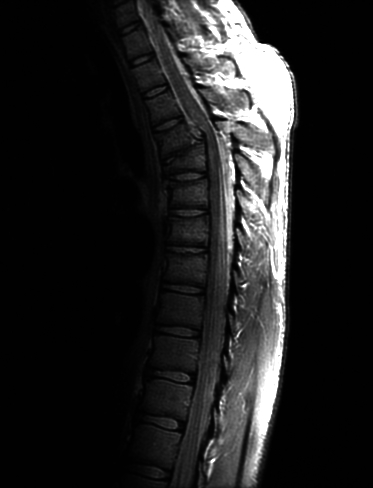
%> input picture Homework2/Homework2_documents/Gonzalez_Fractured spine.jpg, 373 x 488 px
$ octave --eval "result = myhisteq(imread('Homework2_documents/Gonzalez_Fractured spine.jpg'));"   (GNU Octave 9; MATLAB toolbox functions it lacks are replaced by stand-ins)
%> lines starting %> are read from the running program, lines starting %| are printed output that depends on the picture
function [out_image] = myhisteq(in_image)
%Summary of this function goes here
%This function is a histogram equalization function.

%It's input can be a RGB image or a gray scale image.
%If the image is a gray image, it converts the original image to its
%grayscale equivalent.

%   Detailed explanation goes here
%check if the image is gray or not

if(size(in_image,3)>1)
    in_image=rgb2gray(in_image);
    %show the grayscale version of the image
    figure(23);
    imshow(in_image);
    title('Original Image (Grayscale)');
end

% take the size of image and create the output image
row= size(in_image,1);
%> row = 488
column= size(in_image,2);
%> column = 373
out_image = uint8(zeros(row,column));


%QL = 256 is the number of quantization levels, which is 256 for gray scale
%images.
QL=256;

%These are intermediary parameters used to calculate the histogram
%equalized image.
f = zeros(QL,1);
pdf = zeros(QL,1);
cdf = zeros(QL,1);
cum = zeros(QL,1);
out = zeros(QL,1);

for i=0:255
    f(i+1)=sum(sum(in_image==i));
end
%> after the loop, f = 256 values, max 102029 at index 2, min 1 at index 218, mean 711

%calculate the probability distribution function
pdf=f/(row*column);
%> pdf = 256 values, max 0.561 at index 2, min 5.49e-06 at index 218, mean 0.00391

% calculate cumulative distribution function
dummy=0;
for i=1:size(pdf)
    dummy = dummy + f(i);
    cum(i) = dummy;
    cdf(i) = cum(i) / (row*column);
    out(i) = round(cdf(i)*(QL-1));
end
%> this loop made 256 passes
%> dummy on passes 1 to 3: 2230, 104259, 107693
%> after the loop, cdf = 256 values from 0.0123 to 1; cum = 256 values from 2230 to 182024; dummy = 182024; out = 256 values from 3 to 255

%calculate output image
for i = 1:row
    for j=1:column
        out_image(i,j) = out(in_image(i,j)+1);
    end
end
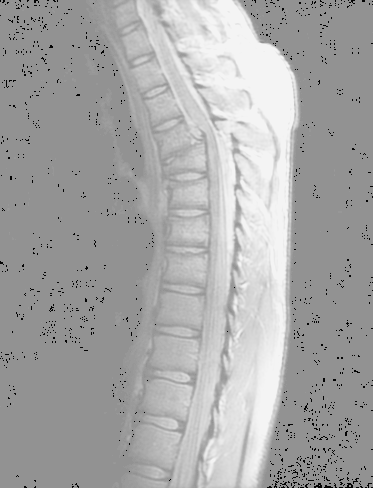
%> out_image: size 488x373 uint8; min 3, max 244, mean 167.5


end

$ run again, on Homework2/Homework2_documents/kugu.jpg
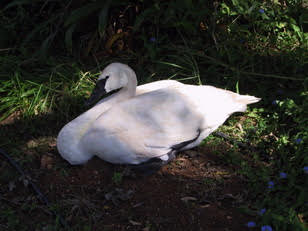
%> input picture Homework2/Homework2_documents/kugu.jpg, 308 x 231 px
%> in myhisteq, `in_image=rgb2gray(in_image);`:
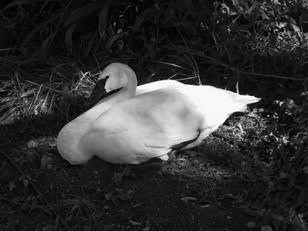
%> in_image: size 231x308 uint8; min 0, max 255, mean 52.1
%> after the loop in myhisteq, `for i=0:255`: f = 256 values, max 2420 at index 22, min 2 at index 256, mean 277.9
%> pdf = 256 values, max 0.034 at index 22, min 2.81e-05 at index 256, mean 0.00391
%> the loop in myhisteq, `for i=1:size(pdf)` made 256 passes
%> dummy on passes 1 to 3: 74, 235, 391
%> after the loop in myhisteq, `for i=1:size(pdf)`: cdf = 256 values from 0.00104 to 1; cum = 256 values from 74 to 71148; dummy = 71148; out = 256 values from 0 to 255
%> after the loop in myhisteq, `for i = 1:row`:
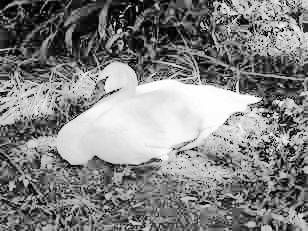
%> out_image: size 231x308 uint8; min 0, max 255, mean 129.7
